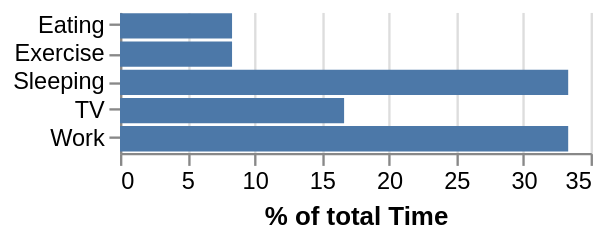

The specification (Vega-Lite) saved for this image:
### Vega specification from a JSON file in a GitHub repository (floating-point values rounded to 4 significant figures)
{"$schema": "https://vega.github.io/schema/vega/v5.json", "description": "A bar graph showing what activities consume what percentage of the day.", "background": "white", "padding": 5, "width": 200, "style": "cell", "config": {"style": {"cell": {"stroke": "transparent"}}}, "data": [{"name": "source_0", "values": [{"Activity": "Sleeping", "Time": 8}, {"Activity": "Eating", "Time": 2}, {"Activity": "TV", "Time": 4}, {"Activity": "Work", "Time": 8}, {"Activity": "Exercise", "Time": 2}]}, {"name": "data_0", "source": "source_0", "transform": [{"type": "joinaggregate", "as": ["TotalTime"], "ops": ["sum"], "fields": ["Time"]}, {"type": "formula", "expr": "datum.Time/datum.TotalTime * 100", "as": "PercentOfTotal"}, {"type": "stack", "groupby": ["Activity"], "field": "PercentOfTotal", "sort": {"field": [], "order": []}, "as": ["PercentOfTotal_start", "PercentOfTotal_end"], "offset": "zero"}, {"type": "filter", "expr": "isValid(datum[\"PercentOfTotal\"]) && isFinite(+datum[\"PercentOfTotal\"])"}]}], "signals": [{"name": "y_step", "value": 12}, {"name": "height", "update": "bandspace(domain('y').length, 0.1, 0.05) * y_step"}], "marks": [{"name": "marks", "type": "rect", "style": ["bar"], "from": {"data": "data_0"}, "encode": {"update": {"fill": {"value": "#4c78a8"}, "ariaRoleDescription": {"value": "bar"}, "description": {"signal": "\"% of total Time: \" + (format(datum[\"PercentOfTotal\"], \"\")) + \"; Activity: \" + (isValid(datum[\"Activity\"]) ? datum[\"Activity\"] : \"\"+datum[\"Activity\"])"}, "x": {"scale": "x", "field": "PercentOfTotal_end"}, "x2": {"scale": "x", "field": "PercentOfTotal_start"}, "y": {"scale": "y", "field": "Activity"}, "height": {"signal": "max(0.25, bandwidth('y'))"}}}}], "scales": [{"name": "x", "type": "linear", "domain": {"data": "data_0", "fields": ["PercentOfTotal_start", "PercentOfTotal_end"]}, "range": [0, {"signal": "width"}], "nice": true, "zero": true}, {"name": "y", "type": "band", "domain": {"data": "data_0", "field": "Activity", "sort": true}, "range": {"step": {"signal": "y_step"}}, "paddingInner": 0.1, "paddingOuter": 0.05}], "axes": [{"scale": "x", "orient": "bottom", "gridScale": "y", "grid": true, "tickCount": {"signal": "ceil(width/40)"}, "domain": false, "labels": false, "aria": false, "maxExtent": 0, "minExtent": 0, "ticks": false, "zindex": 0}, {"scale": "x", "orient": "bottom", "grid": false, "title": "% of total Time", "labelFlush": true, "labelOverlap": true, "tickCount": {"signal": "ceil(width/40)"}, "labelFont": "Helvetica", "titleFont": "Helvetica", "zindex": 0}, {"scale": "y", "orient": "left", "grid": false, "labelFont": "Helvetica", "titleFont": "Helvetica", "zindex": 0}]}
